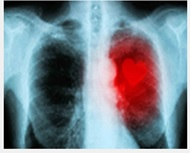
#> input picture tes.jpg, 190 x 153 px, given in place of the camera
$ jupyter execute SobelLaplacianEdgeDetection.ipynb   (older library calls are emulated)
#> lines starting #> are read from the running program, lines starting #| are printed output that depends on the picture
[cell 1]
import numpy as np
import cv2

[cell 2]
cap = cv2.VideoCapture(0)

[cell 3]
while(1):

    # Take each frame
    ret, frame = cap.read()
#> frame is the input picture: shape (153, 190, 3); mean B, G, R 139.1, 129.8, 120.3

    # Convert to HSV for simpler calculations
    hsv = cv2.cvtColor(frame, cv2.COLOR_BGR2HSV)
#> hsv: shape (153, 190, 3); mean H, S, V 96.4, 91.9, 155

    # Calculation of Sobelx
    sobelx = cv2.Sobel(frame,cv2.CV_64F,1,0,ksize=5)
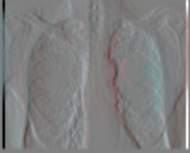
#> sobelx: shape (153, 190, 3) float64; mean B, G, R 0.4, 0, -2.6; drawn with min black and max white

    # Calculation of Sobely
    sobely = cv2.Sobel(frame,cv2.CV_64F,0,1,ksize=5)
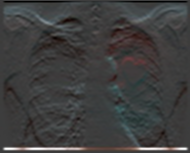
#> sobely: shape (153, 190, 3) float64; mean B, G, R 122.1, 126.2, 134.9; drawn with min black and max white

    # Calculation of Laplacian
    laplacian = cv2.Laplacian(frame,cv2.CV_64F)
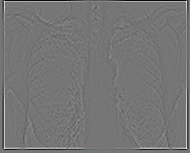
#> laplacian: shape (153, 190, 3) float64; mean B, G, R -0.6, -0.6, -0.6; drawn with min black and max white

    cv2.imshow('sobelx',sobelx)
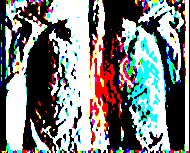
#> window 'sobelx': shape (153, 190, 3); mean B, G, R 127.4, 127.8, 124.4
    cv2.imshow('sobely',sobely)
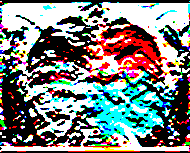
#> window 'sobely': shape (153, 190, 3); mean B, G, R 127.6, 129.3, 125.6
    cv2.imshow('laplacian',laplacian)
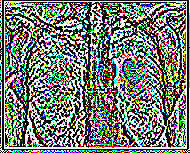
#> window 'laplacian': shape (153, 190, 3); mean B, G, R 120.4, 120.6, 121.1
    k = cv2.waitKey(5) & 0xFF
#> (key Esc is pressed here)
    if k == 27:
        break

cv2.destroyAllWindows()
